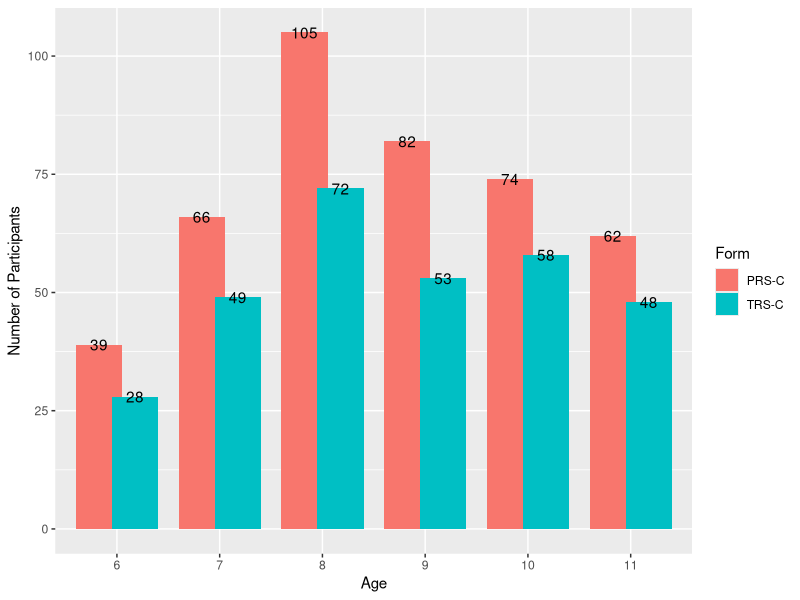
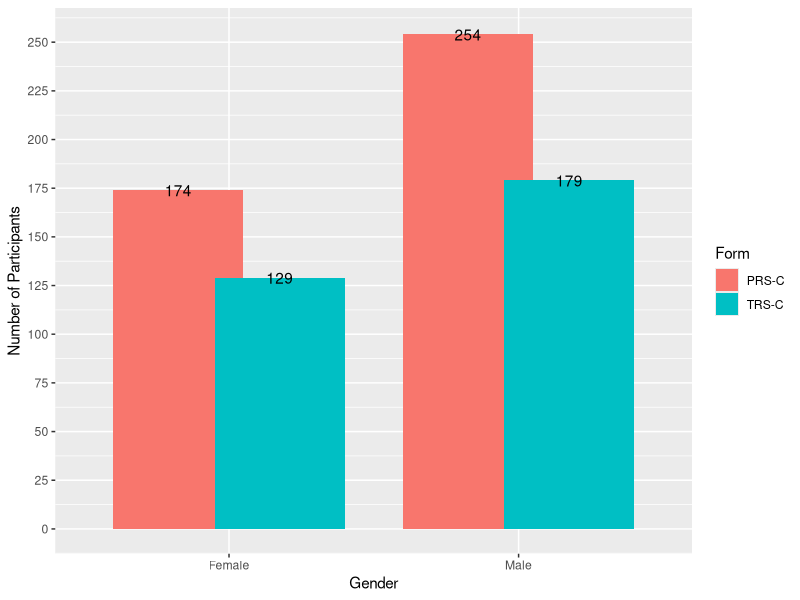

Recreate these plots in R, in order. (Note: this script raises an error after producing the figures.)
# CFA Analysis and IRT Analysis of the BASC-3
# Original code developed by Jake Kraska (Monash University)
# Built on R 4.0.2 with R Studio 1.3.1073
# requires file basc3prsa which contains 193 obs
# requires file basc3prsc which contains 418 obs
# requires file basc3trsa which contains 113 obs
# requires file basc3trsc which contains 298 obs
# set the working directory to source file directory manually

#---                                        ---#
################# Load Packages #################
#---                                        ---#

require(plyr) # version 1.8.6
require(ggplot2) # version 3.3.2
require(psych) # version 2.0.7
require(knitr) # version 1.29
require(lavaan) # version 0.6-7
require(dplyr) # version 1.0.1
require(tidyr) # version 1.1.1
require(latticeExtra) # version 0.6-29
require(lubridate) # version 1.7.9

#---                                       ---#
################# Set Options #################
#---                                       ---#

set.seed(2019)
options(max.print = 3000)

#---                                            ---#
################# Load Scale Data #################
#---                                            ---#

setwd(dirname(rstudioapi::getActiveDocumentContext()$path)) # set the wd to source file
items <- read.csv("items.csv")
data <- read.csv("data.csv")

#---                                                 ---#
################# Clean and Recode Data #################
#---                                                ---#

# change all empty cells to NA
data[data == "" | data == " "] <- NA
items[items == "" | items == " "] <- NA

# create gender factor
data$Gender <- addNA(as.factor(recode(data$Gender, 
                                      "1" = "Male", 
                                      "2" = "Female", 
                                      "3" = "Other")))

# create birth date variable
data$BirthDate <- as.Date(data$BirthDate, "%d/%m/%Y")

# create administration date variable
data$AdministrationDate <- as.Date(data$AdministrationDate, "%d/%m/%Y")

# create age at assessment
data$AgeAtAssessment <- as.period(interval(data$BirthDate, data$AdministrationDate), unit = "year")

# create age by year
data$Age <- as.integer(gsub("y.*","",data$AgeAtAssessment))
data$AgeFactor <- factor(data$Age, ordered = TRUE, levels = c(seq(6,20,1)))

# create form factor
data$Form <- addNA(as.factor(recode(data$Form, 
                                    "2" = "TRS-C", 
                                    "5" = "PRS-C")))
# create rater gender factor
data$RaterGender <- addNA(as.factor(recode(data$RaterGender,
                                           "1" = "Male", 
                                           "2" = "Female", 
                                           "3" = "Other")))

#---                                            ---#
################# Create Item Sets #################
#---                                            ---#

prsc.subscale.items <- list()
for (i in na.omit(unique(items$prsc_clin))) {
  prsc.subscale.items[[i]] <- filter(items, prsc_clin == i)[[1]]
}

prsc.composite.items <- list()
for (i in na.omit(unique(items$prsc_comp))) {
  prsc.composite.items[[i]] <- filter(items, prsc_comp == i)[[1]]
}

prsc.bsi.items <- filter(items, prsc_bsi == "y")[[1]]

trsc.subscale.items <- list()
for (i in na.omit(unique(items$trsc_clin))) {
  trsc.subscale.items[[i]] <- filter(items, trsc_clin == i)[[1]]
}

trsc.composite.items <- list()
for (i in na.omit(unique(items$trsc_comp))) {
  trsc.composite.items[[i]] <- filter(items, trsc_comp == i)[[1]]
}

trsc.bsi.items <- filter(items, trsc_bsi == "y")[[1]]

#---                                      ---#
################# Split Data #################
#---                                      ---#

basc3prsc <- filter(data, Form == "PRS-C")
basc3trsc <- filter(data, Form == "TRS-C")

#---                                       ---#
################# Explore Data #################
#---                                        ---#

# Age distribution

ggplot(data = data, aes(x = AgeFactor, fill = Form)) +
  geom_bar(position = position_dodge(width = .7)) +
  geom_text(stat = "count", aes(label = ..count..), position = position_dodge(width = .7)) +
  scale_y_continuous(name = "Number of Participants", breaks = seq.int(0,105,25), limits = c(0,105)) +
  scale_x_discrete(name = "Age") 
  
# Gender distribution

ggplot(data = data, aes(x = Gender, fill = Form)) +
  geom_bar(position = position_dodge(width = .7)) +
  geom_text(stat = "count", aes(label = ..count..), position = position_dodge(width = .7)) +
  scale_y_continuous(name = "Number of Participants", breaks = seq.int(0,255,25), limits = c(0,255)) +
  scale_x_discrete(name = "Gender") 

#---                                          ---#
################# Reverse Items  #################
#---                                          ---#

prsc.reverse.items <- c("001","028","083","127") %>% # reverse attention problems to make negative
  append(., c("069","085","168")) %>% # reverse functional communication to make positive
  append(., c("027","046","064","066")) %>% # reverse activities of daily living to make positive
  append(., c("087","163")) # reverse withdrawal to make negative

basc3prsc <- basc3prsc %>% mutate_at(vars(paste0("basc3_r", prsc.reverse.items)),
                                     funs(recode(., `1` = 4, `2` = 3, `3` = 2, `4` = 1)))

trsc.reverse.items <- c("001","021","064") %>% # reverse Attention Problems to make negative
  append(., c("022","032","139")) %>% # reverse Functional Communication to make positive
  append(., c("020")) %>% # reverse Adaptability to make positive
  append(., c("055")) %>% # reverse Learning Problems to make negative
  append(., c("098","144")) # reverse Withdrawal to make negative

basc3trsc <- basc3trsc %>% mutate_at(vars(paste0("basc3_r", trsc.reverse.items)),
                                     funs(recode(., `1` = 4, `2` = 3, `3` = 2, `4` = 1)))

#---                                        ---#
################# CFA Models  #################
#---                                        ---#

# PRS-C Subscale Models
prsc.subscale.models <- list()
for (i in na.omit(unique(items$prsc_clin))) {
  prsc.subscale.models[[i]] <- paste0(i, " =~ ", paste0(filter(items, prsc_clin == i)[[1]], collapse = "+"))
}

# PRS-C Internalizing Model
prsc.internalizing.model <- paste(
  # subscales
  paste("anx =~ ", paste(filter(items, prsc_clin == "Anxiety")[[1]], collapse = "+"), sep = ""),
  paste("dep =~ ", paste(filter(items, prsc_clin == "Depression")[[1]], collapse = "+"), sep = ""),
  paste("som =~ ", paste(filter(items, prsc_clin == "Somatization")[[1]], collapse = "+"), sep = ""),
  # composite
  paste("int =~ NA*anx + dep + som", sep = ""),
  paste("int ~~ 1*int", sep = ""),
  # separate all by lines
  sep = "\n"
)

# PRS-C Externalizing Model
prsc.externalizing.model <- paste(
  # subscales
  paste("hyp =~ ", paste(filter(items, prsc_clin == "Hyperactivity")[[1]], collapse = "+"), sep = ""),
  paste("agg =~ ", paste(filter(items, prsc_clin == "Aggression")[[1]], collapse = "+"), sep = ""),
  paste("con =~ ", paste(filter(items, prsc_clin == "ConductProblems")[[1]], collapse = "+"), sep = ""),
  # composite
  paste("ext =~ NA*hyp + agg + con", sep = ""),
  paste("ext ~~ 1*ext", sep = ""),
  # separate all by lines
  sep = "\n"
)

# PRS-C Adaptive Skills Model
prsc.adaptive.model <- paste(
  # subscales
  paste("adaptability =~ ", paste(filter(items, prsc_clin == "Adaptability")[[1]], collapse = "+"), sep = ""),
  paste("social =~ ", paste(filter(items, prsc_clin == "SocialSkills")[[1]], collapse = "+"), sep = ""),
  paste("functional =~ ", paste(filter(items, prsc_clin == "FunctionalCommunication")[[1]], collapse = "+"), sep = ""),
  paste("leadership =~ ", paste(filter(items, prsc_clin == "Leadership")[[1]], collapse = "+"), sep = ""),
  paste("activities =~ ", paste(filter(items, prsc_clin == "ActivitiesOfDailyLiving")[[1]], collapse = "+"), sep = ""),
  # composite
  paste("adaptive =~ NA*adaptability + social + functional + leadership + activities", sep = ""),
  paste("adaptive ~~ 1*adaptive", sep = ""),
  # separate all by lines
  sep = "\n"
)

# PRS-C Behaviour Symptoms Index Model
prsc.bsi.model <- paste(
  # subscales
  # subscales
  paste("hyp =~ ", paste(filter(items, prsc_clin == "Hyperactivity")[[1]], collapse = "+"), sep = ""),
  paste("agg =~ ", paste(filter(items, prsc_clin == "Aggression")[[1]], collapse = "+"), sep = ""),
  paste("dep =~ ", paste(filter(items, prsc_clin == "Depression")[[1]], collapse = "+"), sep = ""),
  paste("att =~ ", paste(filter(items, prsc_clin == "AttentionProblems")[[1]], collapse = "+"), sep = ""),
  paste("aty =~ ", paste(filter(items, prsc_clin == "Atypicality")[[1]], collapse = "+"), sep = ""),
  paste("wit =~ ", paste(filter(items, prsc_clin == "Withdrawal")[[1]], collapse = "+"), sep = ""),
  # composite
  paste("bsi =~ NA*hyp + agg + dep + att + aty + wit", sep = ""),
  paste("bsi ~~ 1*bsi", sep = ""),
  # separate all by lines
  sep = "\n"
)

# TRS-C Subscale Models
trsc.subscale.models <- list()
for (i in na.omit(unique(items$trsc_clin))) {
  trsc.subscale.models[[i]] <- paste0(i, " =~ ", paste0(filter(items, trsc_clin == i)[[1]], collapse = "+"))
}

# TRS-C Internalizing Model
trsc.internalizing.model <- paste(
  # subscales
  paste("anx =~ ", paste(filter(items, trsc_clin == "Anxiety")[[1]], collapse = "+"), sep = ""),
  paste("dep =~ ", paste(filter(items, trsc_clin == "Depression")[[1]], collapse = "+"), sep = ""),
  paste("som =~ ", paste(filter(items, trsc_clin == "Somatization")[[1]], collapse = "+"), sep = ""),
  # composite
  paste("int =~ NA*anx + dep + som", sep = ""),
  paste("int ~~ 1*int", sep = ""),
  # separate all by lines
  sep = "\n"
)

# TRS-C Externalizing Model
trsc.externalizing.model <- paste(
  # subscales
  paste("hyp =~ ", paste(filter(items, trsc_clin == "Hyperactivity")[[1]], collapse = "+"), sep = ""),
  paste("agg =~ ", paste(filter(items, trsc_clin == "Aggression")[[1]], collapse = "+"), sep = ""),
  paste("con =~ ", paste(filter(items, trsc_clin == "ConductProblems")[[1]], collapse = "+"), sep = ""),
  # composite
  paste("ext =~ NA*hyp + agg + con", sep = ""),
  paste("ext ~~ 1*ext", sep = ""),
  # separate all by lines
  sep = "\n"
)

# TRS-C Adaptive Skills Model
trsc.adaptive.model <- paste(
  # subscales
  paste("adaptability =~ ", paste(filter(items, trsc_clin == "Adaptability")[[1]], collapse = "+"), sep = ""),
  paste("social =~ ", paste(filter(items, trsc_clin == "SocialSkills")[[1]], collapse = "+"), sep = ""),
  paste("functional =~ ", paste(filter(items, trsc_clin == "FunctionalCommunication")[[1]], collapse = "+"), sep = ""),
  paste("leadership =~ ", paste(filter(items, trsc_clin == "Leadership")[[1]], collapse = "+"), sep = ""),
  paste("study =~ ", paste(filter(items, trsc_clin == "StudySkills")[[1]], collapse = "+"), sep = ""),
  # composite
  paste("adaptive =~ NA*adaptability + social + functional + leadership + study", sep = ""),
  paste("adaptive ~~ 1*adaptive", sep = ""),
  # separate all by lines
  sep = "\n"
)

# TRS-C School Problems Model
trsc.school.probs.model <- paste(
  # subscales
  paste("learning =~ ", paste(filter(items, trsc_clin == "LearningProblems")[[1]], collapse = "+"), sep = ""),
  paste("attention =~ ", paste(filter(items, trsc_clin == "AttentionProblems")[[1]], collapse = "+"), sep = ""),
  # composite
  paste("school =~ NA*learning + attention", sep = ""),
  paste("school ~~ 1*school", sep = ""),
  # separate all by lines
  sep = "\n"
)

# TRS-C School Problems Model Covary with Internalising
trsc.school.probs.int.model <- paste(
  # school problems subscales
  paste("learning =~ ", paste(filter(items, trsc_clin == "LearningProblems")[[1]], collapse = "+"), sep = ""),
  paste("attention =~ ", paste(filter(items, trsc_clin == "AttentionProblems")[[1]], collapse = "+"), sep = ""),
  # school problems composite
  paste("school =~ NA*learning + attention", sep = ""),
  paste("school ~~ 1*school", sep = ""),
  # int subscales
  paste("anx =~ ", paste(filter(items, trsc_clin == "Anxiety")[[1]], collapse = "+"), sep = ""),
  paste("dep =~ ", paste(filter(items, trsc_clin == "Depression")[[1]], collapse = "+"), sep = ""),
  paste("som =~ ", paste(filter(items, trsc_clin == "Somatization")[[1]], collapse = "+"), sep = ""),
  # int composite
  paste("int =~ NA*anx + dep + som", sep = ""),
  paste("int ~~ 1*int", sep = ""),
  # covary int and school problems
  paste("school ~~ int", sep = ""),
  # separate all by lines
  sep = "\n"
)

# TRS-C Behaviour Symptoms Index Model
trsc.bsi.model <- paste(
  # subscales
  paste("hyp =~ ", paste(filter(items, trsc_clin == "Hyperactivity")[[1]], collapse = "+"), sep = ""),
  paste("agg =~ ", paste(filter(items, trsc_clin == "Aggression")[[1]], collapse = "+"), sep = ""),
  paste("dep =~ ", paste(filter(items, trsc_clin == "Depression")[[1]], collapse = "+"), sep = ""),
  paste("att =~ ", paste(filter(items, trsc_clin == "AttentionProblems")[[1]], collapse = "+"), sep = ""),
  paste("aty =~ ", paste(filter(items, trsc_clin == "Atypicality")[[1]], collapse = "+"), sep = ""),
  paste("wit =~ ", paste(filter(items, trsc_clin == "Withdrawal")[[1]], collapse = "+"), sep = ""),
  # composite
  paste("bsi =~ NA*hyp + agg + dep + att + aty + wit", sep = ""),
  paste("bsi ~~ 1*bsi", sep = ""),
  # separate all by lines
  sep = "\n"
)

#---                                                      ---#
################# Reliability BASC-3 PRS-C  #################
#---                                                      ---#

prsc.alpha <- list()
for (i in names(prsc.subscale.items)) {
  prsc.alpha[[i]] <- psych::alpha(basc3prsc[prsc.subscale.items[[i]]], check.keys = TRUE)
}

lapply(prsc.alpha, function(x) { x$total })

#---                                                        ---#
################# CFA BASC-3 PRS-C Subscales  #################
#---                                                        ---#

prsc.cfa <- list()
for (i in names(prsc.subscale.items)) {
  y <- which(names(prsc.subscale.items) == i)
  prsc.cfa[[i]] <- cfa(model = prsc.subscale.models[[i]], 
                       data = basc3prsc[prsc.subscale.items[[i]]],
                       ordered = prsc.subscale.items[[i]])
  rm(y)
}

lapply(prsc.cfa, function(x) {x})

lapply(prsc.cfa, function(x) { 
  fitMeasures(x, c("chisq", "df", "pvalue", "cfi", "tli", "rmsea", "srmr"))
})

lapply(prsc.cfa, function(x) { 
  parameterEstimates(x, standardized = TRUE) %>%
    filter(op == "=~" | op == "~~") %>%
    dplyr::select("LHS" = lhs, op, "RHS" = rhs, "SE" = se, "Z" = z, "p-value" = pvalue, "Beta" = est, "Std. Beta" = std.all) %>%
    kable(digits = 3, format = "pandoc", caption = "Factor Loadings")
})

lapply(prsc.cfa, function(x) {
  modificationIndices(x)
})

#---                                                            ---#
################# CFA BASC-3 PRS-C Internalizing  #################
#---                                                            ---#

prsc.internalizing.cfa <- cfa(model = prsc.internalizing.model, 
                              data = basc3prsc[prsc.composite.items$Internalizing], 
                              ordered = prsc.composite.items$Internalizing)

prsc.internalizing.cfa

fitMeasures(prsc.internalizing.cfa, c("chisq", "df", "pvalue", "cfi", "tli", "rmsea", "srmr"))

parameterEstimates(prsc.internalizing.cfa, standardized = TRUE) %>%
  filter(op == "=~" | op == "~~") %>%
  dplyr::select("LHS" = lhs, op, "RHS" = rhs, "SE" = se, "Z" = z, "p-value" = pvalue, "Beta" = est, "Std. Beta" = std.all) %>%
  kable(digits = 3, format = "pandoc", caption = "Factor Loadings")

#---                                                            ---#
################# CFA BASC-3 PRS-C Externalizing  #################
#---                                                            ---#

prsc.externalizing.cfa <- cfa(model = prsc.externalizing.model, 
                              data = basc3prsc[prsc.composite.items$Externalizing], 
                              ordered = prsc.composite.items$Externalizing)

prsc.externalizing.cfa

fitMeasures(prsc.externalizing.cfa, c("chisq", "df", "pvalue", "cfi", "tli", "rmsea", "srmr"))

parameterEstimates(prsc.externalizing.cfa, standardized = TRUE) %>%
  filter(op == "=~" | op == "~~") %>%
  dplyr::select("LHS" = lhs, op, "RHS" = rhs, "SE" = se, "Z" = z, "p-value" = pvalue, "Beta" = est, "Std. Beta" = std.all) %>%
  kable(digits = 3, format = "pandoc", caption = "Factor Loadings")

#---                                                            ---#
################# CFA BASC-3 PRS-C Adaptive Skills  #################
#---                                                            ---#

prsc.adaptive.cfa <- cfa(model = prsc.adaptive.model, 
                         data = basc3prsc[prsc.composite.items$AdaptiveSkills], 
                         ordered = prsc.composite.items$AdaptiveSkills)

prsc.adaptive.cfa

fitMeasures(prsc.adaptive.cfa, c("chisq", "df", "pvalue", "cfi", "tli", "rmsea", "srmr"))

parameterEstimates(prsc.adaptive.cfa, standardized = TRUE) %>%
  filter(op == "=~" | op == "~~") %>%
  dplyr::select("LHS" = lhs, op, "RHS" = rhs, "SE" = se, "Z" = z, "p-value" = pvalue, "Beta" = est, "Std. Beta" = std.all) %>%
  kable(digits = 3, format = "pandoc", caption = "Factor Loadings")

#---                                                ---#
################# CFA BASC-3 PRS-C BSI  #################
#---                                                ---#

prsc.bsi.cfa <- cfa(model = prsc.bsi.model, 
                    data = basc3prsc[prsc.bsi.items], 
                    ordered = prsc.bsi.items)

prsc.bsi.cfa

fitMeasures(prsc.bsi.cfa, c("chisq", "df", "pvalue", "cfi", "tli", "rmsea", "srmr"))

parameterEstimates(prsc.bsi.cfa, standardized = TRUE) %>%
  filter(op == "=~" | op == "~~") %>%
  dplyr::select("LHS" = lhs, op, "RHS" = rhs, "SE" = se, "Z" = z, "p-value" = pvalue, "Beta" = est, "Std. Beta" = std.all) %>%
  kable(digits = 3, format = "pandoc", caption = "Factor Loadings")

#---                                                      ---#
################# Reliability BASC-3 TRS-C  #################
#---                                                      ---#

trsc.alpha <- list()
for (i in names(trsc.subscale.items)) {
  trsc.alpha[[i]] <- psych::alpha(basc3trsc[trsc.subscale.items[[i]]], check.keys = TRUE)
}

lapply(trsc.alpha, function(x) { x$total })

#---                                                        ---#
################# CFA BASC-3 TRS-C Subscales  #################
#---                                                        ---#

trsc.cfa <- list()
for (i in names(trsc.subscale.items)) {
  y <- which(names(trsc.subscale.items) == i)
  trsc.cfa[[i]] <- cfa(model = trsc.subscale.models[[i]], 
                       data = basc3trsc[trsc.subscale.items[[i]]],
                       ordered = trsc.subscale.items[[i]])
  rm(y)
}

lapply(trsc.cfa, function(x) {x})

lapply(trsc.cfa, function(x) { 
  fitMeasures(x, c("chisq", "df", "pvalue", "cfi", "tli", "rmsea", "srmr"))
})

lapply(trsc.cfa, function(x) { 
  parameterEstimates(x, standardized = TRUE) %>%
    filter(op == "=~" | op == "~~") %>%
    dplyr::select("LHS" = lhs, op, "RHS" = rhs, "SE" = se, "Z" = z, "p-value" = pvalue, "Beta" = est, "Std. Beta" = std.all) %>%
    kable(digits = 3, format = "pandoc", caption = "Factor Loadings")
})

lapply(trsc.cfa, function(x) {
  modificationIndices(x)
})

#---                                                            ---#
################# CFA BASC-3 TRS-C Internalizing  #################
#---                                                            ---#

trsc.internalizing.cfa <- cfa(model = trsc.internalizing.model, 
                              data = basc3trsc[trsc.composite.items$Internalizing], 
                              ordered = trsc.composite.items$Internalizing)

trsc.internalizing.cfa

fitMeasures(trsc.internalizing.cfa, c("chisq", "df", "pvalue", "cfi", "tli", "rmsea", "srmr"))

parameterEstimates(trsc.internalizing.cfa, standardized = TRUE) %>%
  filter(op == "=~" | op == "~~") %>%
  dplyr::select("LHS" = lhs, op, "RHS" = rhs, "SE" = se, "Z" = z, "p-value" = pvalue, "Beta" = est, "Std. Beta" = std.all) %>%
  kable(digits = 3, format = "pandoc", caption = "Factor Loadings")

#---                                                            ---#
################# CFA BASC-3 TRS-C Externalizing  #################
#---                                                            ---#

trsc.externalizing.cfa <- cfa(model = trsc.externalizing.model, 
                              data = basc3trsc[trsc.composite.items$Externalizing], 
                              ordered = trsc.composite.items$Externalizing)

trsc.externalizing.cfa

fitMeasures(trsc.externalizing.cfa, c("chisq", "df", "pvalue", "cfi", "tli", "rmsea", "srmr"))

parameterEstimates(trsc.externalizing.cfa, standardized = TRUE) %>%
  filter(op == "=~" | op == "~~") %>%
  dplyr::select("LHS" = lhs, op, "RHS" = rhs, "SE" = se, "Z" = z, "p-value" = pvalue, "Beta" = est, "Std. Beta" = std.all) %>%
  kable(digits = 3, format = "pandoc", caption = "Factor Loadings")

#---                                                            ---#
################# CFA BASC-3 TRS-C School Problems  #################
#---                                                            ---#

trsc.school.probs.cfa <- cfa(model = trsc.school.probs.model, 
                             data = basc3trsc[trsc.composite.items$SchoolProblems], 
                             ordered = trsc.composite.items$SchoolProblems)

trsc.school.probs.cfa

fitMeasures(trsc.school.probs.cfa, c("chisq", "df", "pvalue", "cfi", "tli", "rmsea", "srmr"))

parameterEstimates(trsc.school.probs.cfa, standardized = TRUE) %>%
  filter(op == "=~") %>%
  dplyr::select("LHS" = lhs, op, "RHS" = rhs, "SE" = se, "Z" = z, "p-value" = pvalue, "Beta" = est, "Std. Beta" = std.all) %>%
  kable(digits = 3, format = "pandoc", caption = "Factor Loadings")

trsc.school.probs.int.cfa <- cfa(model = trsc.school.probs.int.model, 
                                 data = basc3trsc[c(trsc.composite.items$SchoolProblems,trsc.composite.items$Internalizing)], 
                                 ordered = c(trsc.composite.items$SchoolProblems,trsc.composite.items$Internalizing))

trsc.school.probs.int.cfa

fitMeasures(trsc.school.probs.int.cfa, c("chisq", "df", "pvalue", "cfi", "tli", "rmsea", "srmr"))

parameterEstimates(trsc.school.probs.int.cfa, standardized = TRUE) %>%
  filter(op == "=~" | op == "~~") %>%
  dplyr::select("LHS" = lhs, op, "RHS" = rhs, "SE" = se, "Z" = z, "p-value" = pvalue, "Beta" = est, "Std. Beta" = std.all) %>%
  kable(digits = 3, format = "pandoc", caption = "Factor Loadings")

#---                                                            ---#
################# CFA BASC-3 TRS-C Adaptive Skills  #################
#---                                                            ---#

trsc.adaptive.cfa <- cfa(model = trsc.adaptive.model, 
                         data = basc3trsc[trsc.composite.items$AdaptiveSkills], 
                         ordered = trsc.composite.items$AdaptiveSkills)

trsc.adaptive.cfa

fitMeasures(trsc.adaptive.cfa, c("chisq", "df", "pvalue", "cfi", "tli", "rmsea", "srmr"))

parameterEstimates(trsc.adaptive.cfa, standardized = TRUE) %>%
  filter(op == "=~" | op == "~~") %>%
  dplyr::select("LHS" = lhs, op, "RHS" = rhs, "SE" = se, "Z" = z, "p-value" = pvalue, "Beta" = est, "Std. Beta" = std.all) %>%
  kable(digits = 3, format = "pandoc", caption = "Factor Loadings")

#---                                                ---#
################# CFA BASC-3 TRS-C BSI  #################
#---                                                ---#

trsc.bsi.cfa <- cfa(model = trsc.bsi.model, 
                    data = basc3trsc[trsc.bsi.items], 
                    ordered = trsc.bsi.items)

trsc.bsi.cfa

fitMeasures(trsc.bsi.cfa, c("chisq", "df", "pvalue", "cfi", "tli", "rmsea", "srmr"))

parameterEstimates(trsc.bsi.cfa, standardized = TRUE) %>%
  filter(op == "=~" | op == "~~") %>%
  dplyr::select("LHS" = lhs, op, "RHS" = rhs, "SE" = se, "Z" = z, "p-value" = pvalue, "Beta" = est, "Std. Beta" = std.all) %>%
  kable(digits = 3, format = "pandoc", caption = "Factor Loadings")
